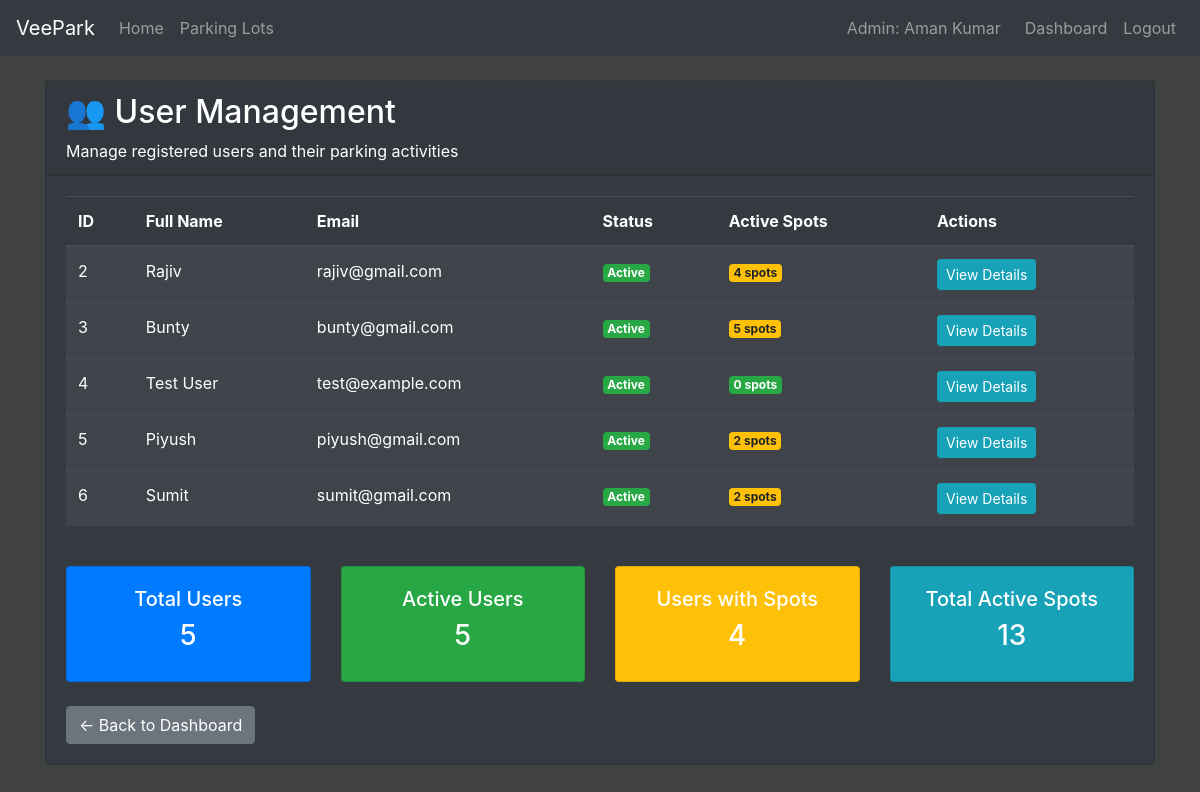
/admin/users (signed in), run on an earlier commit of the app's database.
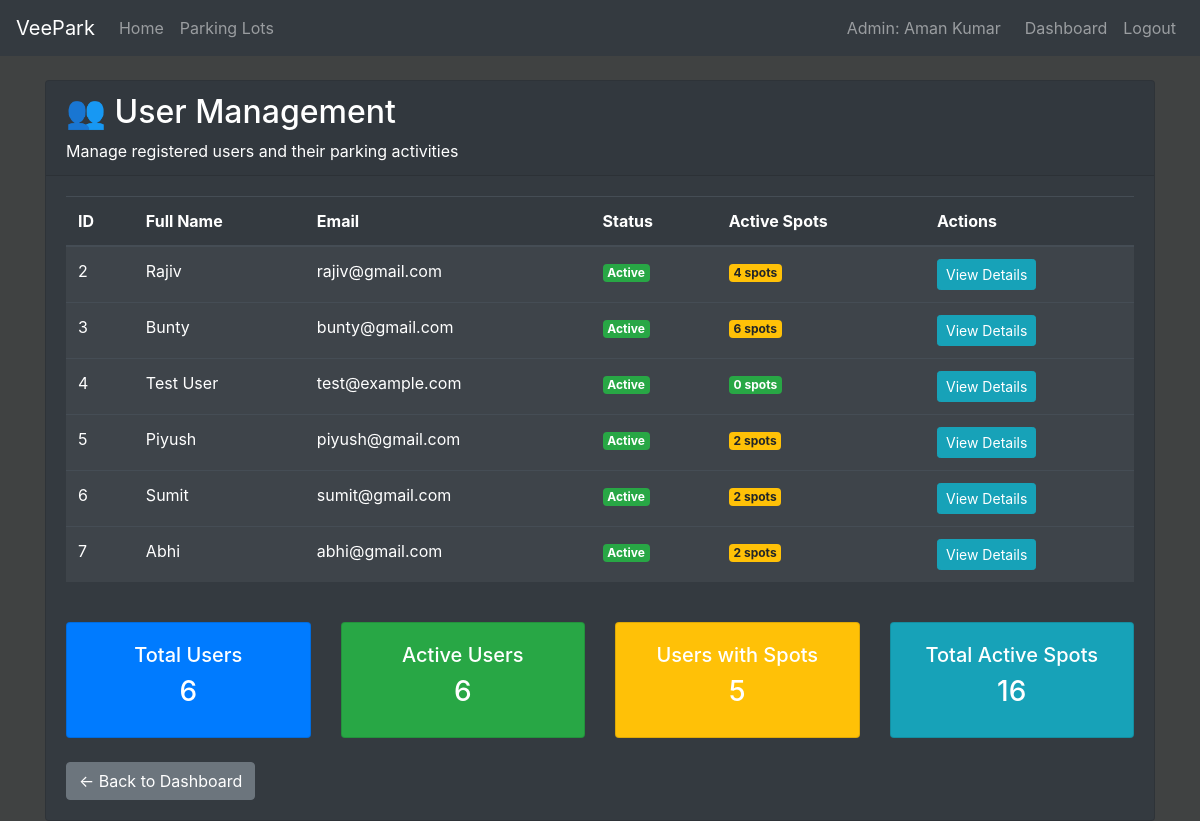
And on a later commit of the database.
### models/models.py (models this page shows, shortened)
class User(db.Model):
    __tablename__ = 'user'
    id= db.Column(db.Integer(), primary_key=True)
    fullname = db.Column(db.String(30), nullable = False)
    email = db.Column(db.String(25), unique = True,nullable = False)
    password = db.Column(db.String(), nullable= False)
    role = db.Column(db.String(10), nullable=False, default='user')
    status=db.Column(db.Integer(), nullable=False)
    reservations_by_email = db.relationship('ReserveParkingSpot', backref='user_email_rel', foreign_keys='ReserveParkingSpot.email', primaryjoin="User.email == ReserveParkingSpot.email", lazy=True)

### controllers/controllers.py (the view)
@controllers.route('/admin/users')
def admin_users():
    if not session.get('user_id') or session.get('user_role') != 'admin':
        flash('Access denied. Admin login required.', 'danger')
        return redirect(url_for('controllers.admin_login'))
    users = User.query.filter(User.role != 'admin').all()
    users_with_parking = []
    for user in users:
        active_reservations = ReserveParkingSpot.query.filter_by(email=user.email).all()
        parking_info = []
        for reservation in active_reservations:
            spot = ParkingSpot.query.get(reservation.spotid)
            lot = ParkingLot.query.get(reservation.lotid)
            if spot and lot:
                parking_info.append({
                    'spot_id': spot.id,
                    'lot_name': lot.location,
                    'vehicle_number': reservation.veichleNumber,
                    'parking_time': reservation.parking_time,
                    'cost': reservation.parkingcost
                })
        users_with_parking.append({
            'user': user,
            'parking_info': parking_info,
            'active_spots': len(parking_info)
        })
    return render_template('admin_users.html', users_with_parking=users_with_parking)

### templates/admin_users.html (shortened to what the changed rows need)
{% extends 'index.html' %}
{% block content %}
<div class="container mt-4">
    <div class="row">
        <div class="col-12">
            <div class="card bg-dark text-white">
                <div class="card-header">
                    <h2>👥 User Management</h2>
                </div>
                <div class="card-body">
                    <div class="row mb-4">
                        <div class="col-12">
                            {% if users_with_parking %}
                                <div class="table-responsive">
                                    <table class="table table-dark table-striped">
                                        <thead>
                                            <tr>
                                                <th>ID</th>
                                                <th>Full Name</th>
                                                <th>Email</th>
                                                <th>Status</th>
                                                <th>Active Spots</th>
                                                <th>Actions</th>
                                            </tr>
                                        </thead>
                                        <tbody>
                                            {% for user_data in users_with_parking %}
                                            <tr>
                                                <td>{{ user_data.user.id }}</td>
                                                <td>{{ user_data.user.fullname }}</td>
                                                <td>{{ user_data.user.email }}</td>
                                                <td>
                                                    <span class="badge badge-{% if user_data.user.status == 0 %}success{% else %}warning{% endif %}">
                                                        {% if user_data.user.status == 0 %}Active{% else %}Inactive{% endif %}
                                                    </span>
                                                </td>
                                                <td>
                                                    <span class="badge badge-{% if user_data.active_spots > 0 %}warning{% else %}success{% endif %}">
                                                        {{ user_data.active_spots }} spots
                                                    </span>
                                                </td>
                                                <td>
                                                    <button type="button" class="btn btn-sm btn-info"
                                                            onclick="toggleUserDetails({{ user_data.user.id }})">
                                                        View Details
                                                    </button>
                                                </td>
                                            </tr>
                                            {% endfor %}
                                        </tbody>
                                    </table>
                                </div>
                            {% else %}
                                <div class="alert alert-info">
                                    <h5>No Users Found</h5>
                                    <p>No registered users found in the system.</p>
                                </div>
                            {% endif %}
                        </div>
                    </div>
                    {% if users_with_parking %}
                    <div class="row">
                        <div class="col-md-3">
                            <div class="card bg-primary text-white">
                                <div class="card-body text-center">
                                    <h5>Total Users</h5>
                                    <h3>{{ users_with_parking|length }}</h3>
                                </div>
                            </div>
                        </div>
                        <div class="col-md-3">
                            <div class="card bg-success text-white">
                                <div class="card-body text-center">
                                    <h5>Active Users</h5>
                                    <h3>{{ users_with_parking|selectattr('user.status', 'equalto', 0)|list|length }}</h3>
                                </div>
                            </div>
                        </div>
                        <div class="col-md-3">
                            <div class="card bg-warning text-white">
                                <div class="card-body text-center">
                                    <h5>Users with Spots</h5>
                                    <h3>{{ users_with_parking|selectattr('active_spots', 'gt', 0)|list|length }}</h3>
                                </div>
                            </div>
                        </div>
                        <div class="col-md-3">
                            <div class="card bg-info text-white">
                                <div class="card-body text-center">
                                    <h5>Total Active Spots</h5>
                                    <h3>{{ users_with_parking|sum(attribute='active_spots') }}</h3>
                                </div>
                            </div>
                        </div>
                    </div>
                    {% endif %}
                </div>
            </div>
        </div>
    </div>
</div>
{% endblock %}

What changed in the data, as far as the page shows it:
added User: user.id "7", user.fullname "Abhi", user.email "abhi@gmail.com"
Also different on the page:
{{ users_with_parking|length }}: "5" → "6"
{{ users_with_parking|selectattr('user.status', 'equalto', 0)|list|length }}: "5" → "6"
{{ users_with_parking|selectattr('active_spots', 'gt', 0)|list|length }}: "4" → "5"
{{ users_with_parking|sum(attribute='active_spots') }}: "13" → "16"
new list line: "3 Bunty bunty@gmail.com"
new list line: "Active 6 spots View Details"
new list line: "Active 2 spots View Details"
list line gone: "3 Bunty bunty@gmail.com"
list line gone: "Active 5 spots View Details"
